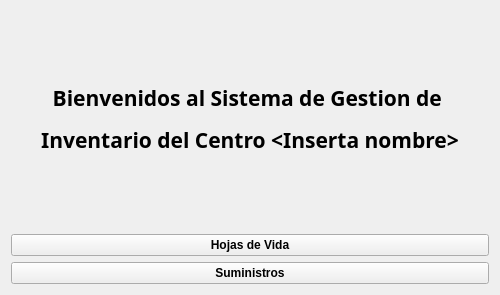
<?xml version="1.0" encoding="UTF-8"?>
<ui version="4.0">
 <class>Primera_vista</class>
 <widget class="QWidget" name="Primera_vista">
  <property name="geometry">
   <rect>
    <x>0</x>
    <y>0</y>
    <width>500</width>
    <height>295</height>
   </rect>
  </property>
  <property name="windowTitle">
   <string>Form</string>
  </property>
  <layout class="QGridLayout" name="gridLayout">
   <item row="0" column="0">
    <widget class="QLabel" name="label">
     <property name="font">
      <font>
       <family>Berlin Sans FB Demi</family>
       <pointsize>16</pointsize>
       <weight>75</weight>
       <bold>true</bold>
      </font>
     </property>
     <property name="text">
      <string>&lt;html&gt;&lt;head/&gt;&lt;body&gt;&lt;p align=&quot;center&quot;&gt;&lt;span style=&quot; font-size:16pt;&quot;&gt;Bienvenidos al Sistema de Gestion de &lt;/span&gt;&lt;/p&gt;&lt;p align=&quot;center&quot;&gt;&lt;span style=&quot; font-size:16pt;&quot;&gt;Inventario del Centro &amp;lt;Inserta nombre&amp;gt;&lt;/span&gt;&lt;/p&gt;&lt;/body&gt;&lt;/html&gt;</string>
     </property>
    </widget>
   </item>
   <item row="1" column="0">
    <widget class="QPushButton" name="HistorialMed">
     <property name="font">
      <font>
       <weight>75</weight>
       <bold>true</bold>
      </font>
     </property>
     <property name="cursor">
      <cursorShape>PointingHandCursor</cursorShape>
     </property>
     <property name="text">
      <string notr="true">Hojas de Vida</string>
     </property>
     <property name="icon">
      <iconset resource="Icons.qrc">
       <normaloff>:/285655_user_icon.png</normaloff>:/285655_user_icon.png</iconset>
     </property>
     <property name="iconSize">
      <size>
       <width>81</width>
       <height>81</height>
      </size>
     </property>
     <property name="checkable">
      <bool>false</bool>
     </property>
     <property name="flat">
      <bool>false</bool>
     </property>
    </widget>
   </item>
   <item row="2" column="0">
    <widget class="QPushButton" name="Suministros">
     <property name="font">
      <font>
       <weight>75</weight>
       <bold>true</bold>
      </font>
     </property>
     <property name="cursor">
      <cursorShape>PointingHandCursor</cursorShape>
     </property>
     <property name="text">
      <string notr="true">Suministros</string>
     </property>
     <property name="icon">
      <iconset resource="Icons.qrc">
       <normaloff>:/5986166_supplies_icon.png</normaloff>:/5986166_supplies_icon.png</iconset>
     </property>
     <property name="iconSize">
      <size>
       <width>81</width>
       <height>81</height>
      </size>
     </property>
     <property name="flat">
      <bool>false</bool>
     </property>
    </widget>
   </item>
  </layout>
 </widget>
 <resources>
  <include location="Icons.qrc"/>
 </resources>
 <connections/>
</ui>
